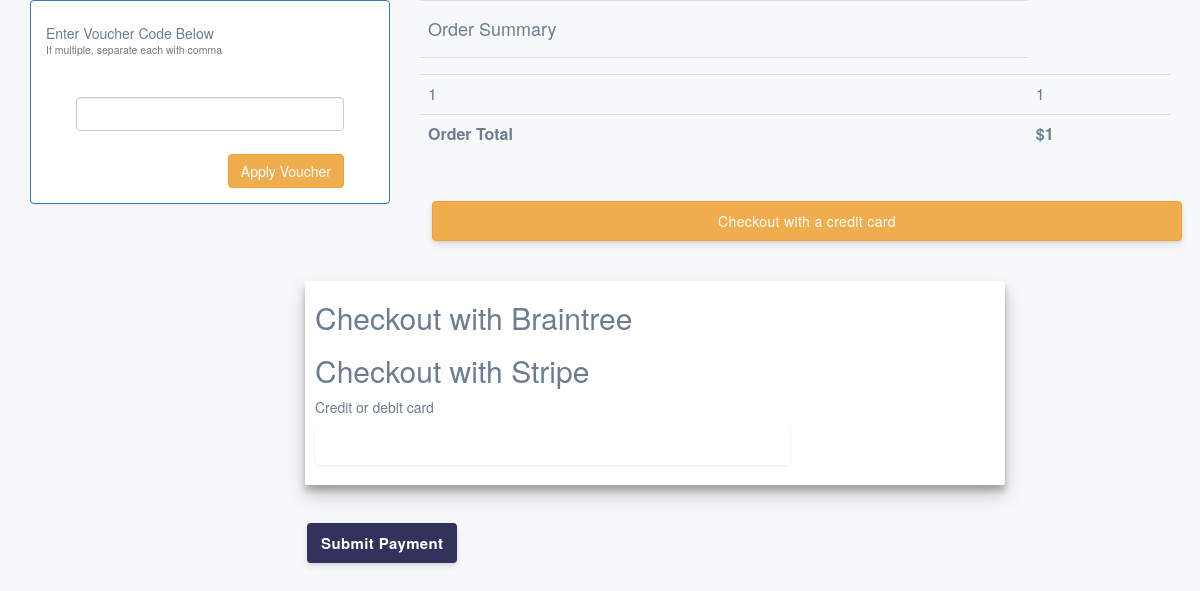
Before: /cart/checkout/ (signed in) with the older database file.
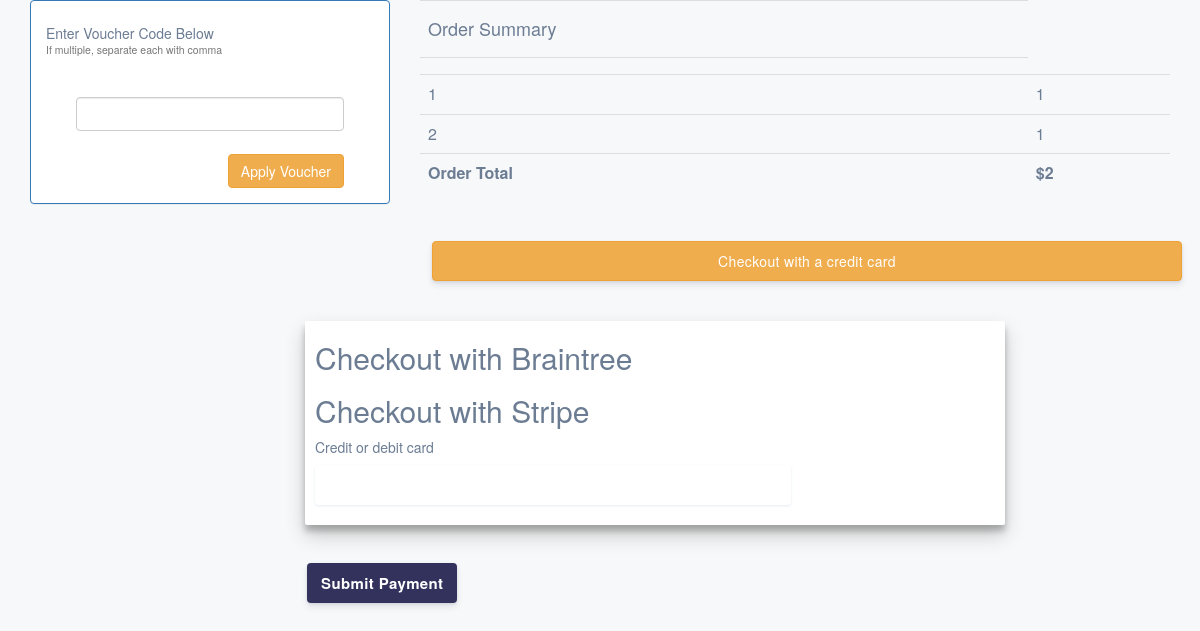
After: the same page with the newer database file.
### shopping_cart/models.py (models this page shows, shortened)
class OrderItem(models.Model):
    product = models.OneToOneField(Product, on_delete=models.SET_NULL, null=True)
    is_ordered = models.BooleanField(default=False)
    date_added = models.DateTimeField(auto_now=True)
    date_ordered = models.DateTimeField(null=True)
    def __str__(self):
        return '{0}'.format(self.id)

class Order(models.Model):
    ref_code = models.CharField(max_length=15)
    owner = models.ForeignKey(Profile, on_delete=models.SET_NULL, null=True)
    is_ordered = models.BooleanField(default=False)
    items = models.ManyToManyField(OrderItem)
    date_ordered = models.DateTimeField(auto_now=True)
    def get_cart_items(self):
        return self.items.all()
    def get_cart_total(self):
        return sum([item.product.price for item in self.items.all()])

### products/models.py (models this page shows, shortened)
class Product(models.Model):
    country = models.CharField(max_length=50, verbose_name='Страна')
    state = models.CharField(max_length=50, verbose_name='Штат')
    city = models.CharField(max_length=50, verbose_name='Город')
    data = models.CharField(max_length=100, verbose_name='Дата')
    status = models.CharField(max_length=50, verbose_name='Статус')
    number_track = models.CharField(max_length=50, verbose_name='Номер трека')
    price = models.IntegerField()

### shopping_cart/views.py (the view, shortened to what this page needs)
@login_required()
def checkout(request, **kwargs):
    client_token = 1#generate_client_token()
    existing_order = get_user_pending_order(request)
    publishKey = settings.STRIPE_PUBLISHABLE_KEY
    context = {
        'order': existing_order,
        'client_token': client_token,
        'STRIPE_PUBLISHABLE_KEY': publishKey
    }
    return render(request, 'shopping_cart/checkout.html', context)

### shopping_cart/views.py (called while the page is built)
def get_user_pending_order(request):
    user_profile = get_object_or_404(Profile, user=request.user)
    order = Order.objects.filter(owner=user_profile, is_ordered=False)
    if order.exists():
        return order[0]
    return 0

### shopping_cart/templates/shopping_cart/checkout.html (shortened to what this page needs)
{% load static %}
<!DOCTYPE html>
<html lang="en">
<head>
    <link href="https://maxcdn.bootstrapcdn.com/bootstrap/3.3.7/css/bootstrap.min.css" type="text/css" rel="stylesheet">
    <link rel="stylesheet" type="text/css" href="{% static 'css/checkout.css' %}">
</head>
<body>
    <div class="container">
    <section>
      <div class="row" id="tablerow">
      <div class="col-md-4 col-xs-12">
        <div class="panel panel-primary">
          <div class="panel-body">
            <h5>Enter Voucher Code Below<br><small>If multiple, separate each with comma</small></h5>
            <div>
              <form action="." method="post">
                <input type="text"  name="voucher_codes" class="form-control" id="voucher_code" required>
                <br>
                <span>
                  <input type="submit" class="btn btn-warning pull-right" value="Apply Voucher">
                </span>
              </form>
            </div>
          </div>
        </div>
      </div>
      <div class="col-md-8 col-xs-12">
        <table class="table">
          <tr>
            <td><h4>Order Summary</h4></td>
          </tr>
          <tr>
            <td>
              {% for item in order.get_cart_items %}
                <tr>
                  <td>{{ item }}</td>
                  <td>{{ item.product.price }}</td>
                </tr>
              {% endfor %}
            </td>
          </tr>
          <tr>
            <td><strong>Order Total</strong> </td>
            <td> <strong>${{ order.get_cart_total }}</strong></td>
          </tr>
        </table>
        <button onclick="toggleDisplay();" class="btn btn-warning" style="width: 100%;">Checkout with a credit card</button>
      </div>
     </div>
    </section>
<div id="collapseStripe" class="wrapper">
  <form action="." method="post" id="payment-form">
    <div id="checkoutMethods">
      <div style="margin: 10px;">
        <h2>Checkout with Braintree</h2>
        <h2>Checkout with Stripe</h2>
        <div class="form-row">
          <label for="card-element">
            Credit or debit card
          </label>
          <div id="card-element" class="StripeElement StripeElement--empty"><div class="__PrivateStripeElement" style="margin: 0px !important; padding: 0px !important; border: none !important; display: block !important; background: transparent !important; position: relative !important; opacity: 1 !important;"><iframe frameborder="0" allowtransparency="true" scrolling="no" name="__privateStripeFrame3" allowpaymentrequest="true" src="https://js.stripe.com/v3/elements-inner-card-8a434729e4eb82355db4882974049278.html#style[base][color]=%2332325d&amp;style[base][lineHeight]=18px&amp;style[base][fontFamily]=%22Helvetica+Neue%22%2C+Helvetica%2C+sans-serif&amp;style[base][fontSmoothing]=antialiased&amp;style[base][fontSize]=16px&amp;style[base][::placeholder][color]=%23aab7c4&amp;style[invalid][color]=%23fa755a&amp;style[invalid][iconColor]=%23fa755a&amp;componentName=card&amp;wait=false&amp;rtl=false&amp;features[noop]=false&amp;origin=https%3A%2F%2Fstripe.com&amp;referrer=https%3A%2F%2Fstripe.com%2Fdocs%2Fstripe-js%2Felements%2Fquickstart&amp;controllerId=__privateStripeController0" title="Secure payment input frame" style="border: none !important; margin: 0px !important; padding: 0px !important; width: 1px !important; min-width: 100% !important; overflow: hidden !important; display: block !important; height: 18px;"></div></div>
          <div id="card-errors" role="alert"></div>
        </div>
      </div>
    </div>
    <button>Submit Payment</button>
  </form>
  </div>
</div>
</body>
</html>

Changed rows visible on the page:
added OrderItem: id "2", product.price "1"
computed for Order: get_cart_total "1" → "2"
